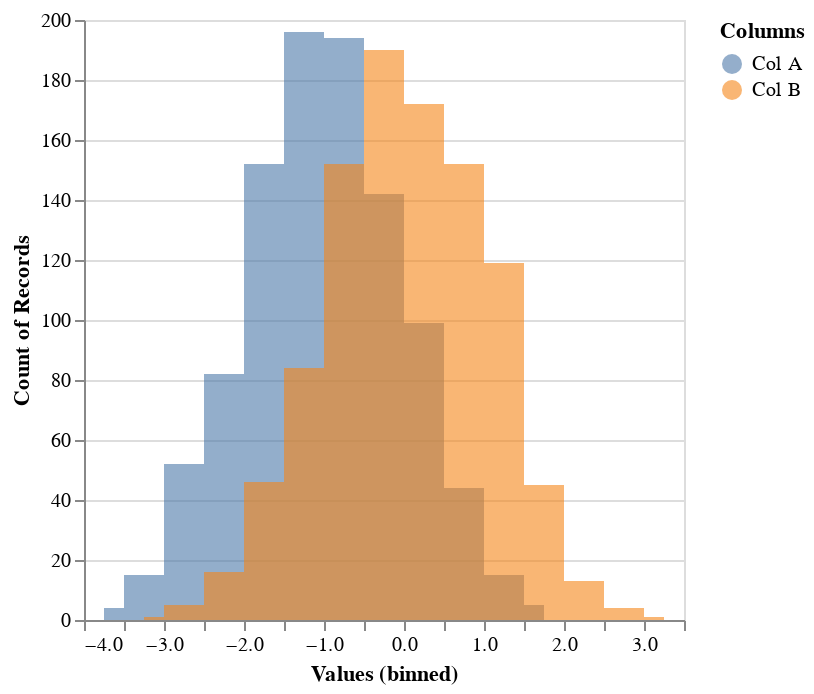

Notebook code cell kept with this figure:
### Code cell
hist=alt.\
Chart(data=dfMelt).\
mark_area(
    opacity=0.6,
    interpolate="step"
).\
encode(
    x=alt.X(
        shorthand="Values",
        bin=alt.Bin(maxbins=30)
        ),
    y=alt.Y(
        shorthand="count()",
        stack=None
    ),
    color=alt.Color(shorthand="Columns")
)
hist.show()

### Figure 1 — Vega-Lite specification as saved in the notebook (floating-point values rounded to 4 significant figures; data arrays with more than 128 entries replaced by an {"elided": "..."} marker saying what was removed)
{"config": {"view": {"continuousWidth": 300, "continuousHeight": 300}}, "data": {"name": "data-a4c20a0f94b5929a0f91dcaf7333f3ee"}, "mark": {"type": "area", "interpolate": "step", "opacity": 0.6}, "encoding": {"color": {"field": "Columns", "type": "nominal"}, "x": {"bin": {"maxbins": 30}, "field": "Values", "type": "quantitative"}, "y": {"aggregate": "count", "stack": null, "type": "quantitative"}}, "$schema": "https://vega.github.io/schema/vega-lite/v5.17.0.json", "datasets": {"data-a4c20a0f94b5929a0f91dcaf7333f3ee": {"elided": "2000 records"}}}
